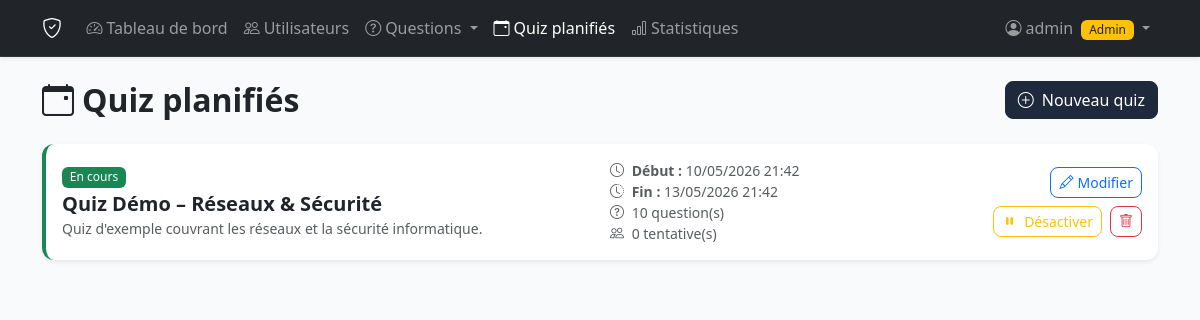
Screenshot of /admin/quizzes (signed in) with the database file from the repository.
### models.py (models this page shows, shortened)
class User(UserMixin, db.Model):
    __tablename__ = 'users'
    id = db.Column(db.Integer, primary_key=True)
    username = db.Column(db.String(80), unique=True, nullable=False)
    email = db.Column(db.String(120), unique=True, nullable=False)
    password_hash = db.Column(db.String(255), nullable=False)
    role = db.Column(db.String(20), default='student', nullable=False)
    is_active = db.Column(db.Boolean, default=True, nullable=False)
    created_at = db.Column(db.DateTime, default=datetime.utcnow)
    totp_secret = db.Column(db.String(32), nullable=True)
    totp_enabled = db.Column(db.Boolean, default=False, nullable=False)
    sessions = db.relationship('QcmSession', backref='user', lazy=True, cascade='all, delete-orphan')
    cheat_logs = db.relationship('CheatLog', backref='user', lazy=True, cascade='all, delete-orphan')
    @property
    def is_admin(self):
        return self.role == 'admin'

class ScheduledQuiz(db.Model):
    __tablename__ = 'scheduled_quizzes'
    id = db.Column(db.Integer, primary_key=True)
    name = db.Column(db.String(100), nullable=False)
    description = db.Column(db.Text)
    start_time = db.Column(db.DateTime, nullable=False)
    end_time = db.Column(db.DateTime, nullable=False)
    question_count = db.Column(db.Integer, default=10)
    category_filter = db.Column(db.String(50))   # None = toutes catégories
    difficulty_filter = db.Column(db.String(20)) # None = toutes difficultés
    is_active = db.Column(db.Boolean, default=True)
    created_at = db.Column(db.DateTime, default=datetime.utcnow)
    sessions = db.relationship('QcmSession', backref='scheduled_quiz', lazy=True)
    @property
    def status(self):
        now = datetime.utcnow()
        if not self.is_active:
            return 'inactive'
        if now < self.start_time:
            return 'upcoming'
        if now > self.end_time:
            return 'expired'
        return 'active'

### routes/admin.py (the view)
@admin_bp.route('/quizzes')
@login_required
@admin_required
def quizzes():
    now = datetime.utcnow()
    all_quizzes = ScheduledQuiz.query.order_by(ScheduledQuiz.start_time.desc()).all()
    return render_template('admin/quizzes.html', quizzes=all_quizzes, now=now)

### routes/admin.py (called while the page is built)
def admin_required(f):
    from functools import wraps
    @wraps(f)
    def decorated(*args, **kwargs):
        if not current_user.is_authenticated or not current_user.is_admin:
            abort(403)
        return f(*args, **kwargs)
    return decorated

### templates/admin/quizzes.html (shortened to what this page needs)
{% extends 'base.html' %}
{% block content %}
<div class="d-flex justify-content-between align-items-center mb-4">
    <h2 class="fw-bold mb-0"><i class="bi bi-calendar-event me-2"></i>Quiz planifiés</h2>
    <a href="{{ url_for('admin.new_quiz') }}" class="btn btn-dark">
        <i class="bi bi-plus-circle me-2"></i>Nouveau quiz
    </a>
</div>
{% if quizzes %}
<div class="row g-3">
    {% for quiz in quizzes %}
    {% set status = quiz.status %}
    <div class="col-12">
        <div class="card border-0 shadow-sm
            {% if status == 'active' %}border-start border-success border-4
            {% elif status == 'upcoming' %}border-start border-primary border-4
            {% elif status == 'expired' %}border-start border-secondary border-4
            {% else %}border-start border-danger border-4{% endif %}">
            <div class="card-body">
                <div class="row align-items-center g-3">
                    <div class="col-md-6">
                        <div class="d-flex align-items-center gap-3">
                            <div>
                                {% if status == 'active' %}
                                <span class="badge bg-success mb-1">En cours</span>
                                {% elif status == 'upcoming' %}
                                <span class="badge bg-primary mb-1">À venir</span>
                                {% elif status == 'expired' %}
                                <span class="badge bg-secondary mb-1">Terminé</span>
                                {% else %}
                                <span class="badge bg-danger mb-1">Inactif</span>
                                {% endif %}
                                <h5 class="fw-bold mb-0">{{ quiz.name }}</h5>
                                {% if quiz.description %}
                                <small class="text-muted">{{ quiz.description }}</small>
                                {% endif %}
                            </div>
                        </div>
                    </div>
                    <div class="col-md-4">
                        <div class="small text-muted">
                            <div><i class="bi bi-clock me-1"></i>
                                <strong>Début :</strong>
                                {{ quiz.start_time.strftime('%d/%m/%Y %H:%M') }}
                            </div>
                            <div><i class="bi bi-clock-history me-1"></i>
                                <strong>Fin :</strong>
                                {{ quiz.end_time.strftime('%d/%m/%Y %H:%M') }}
                            </div>
                            <div><i class="bi bi-question-circle me-1"></i>
                                {{ quiz.question_count }} question(s)
                            </div>
                            <div><i class="bi bi-people me-1"></i>
                                {{ quiz.sessions | selectattr('is_completed') | list | length }} tentative(s)
                            </div>
                        </div>
                    </div>
                    <div class="col-md-2 d-flex gap-2 justify-content-md-end flex-wrap">
                        <a href="{{ url_for('admin.edit_quiz', quiz_id=quiz.id) }}"
                           class="btn btn-sm btn-outline-primary">
                            <i class="bi bi-pencil me-1"></i>Modifier
                        </a>
                        <form method="POST" action="{{ url_for('admin.toggle_quiz', quiz_id=quiz.id) }}">
                            <button type="submit" class="btn btn-sm
                                {% if quiz.is_active %}btn-outline-warning{% else %}btn-outline-success{% endif %}">
                                <i class="bi bi-{% if quiz.is_active %}pause{% else %}play{% endif %}-fill me-1"></i>
                                {% if quiz.is_active %}Désactiver{% else %}Activer{% endif %}
                            </button>
                        </form>
                        <form method="POST" action="{{ url_for('admin.delete_quiz', quiz_id=quiz.id) }}"
                              onsubmit="return confirm('Supprimer ce quiz ?')">
                            <button type="submit" class="btn btn-sm btn-outline-danger">
                                <i class="bi bi-trash"></i>
                            </button>
                        </form>
                    </div>
                </div>
            </div>
        </div>
    </div>
    {% endfor %}
</div>
{% endif %}
{% endblock %}

### templates/base.html (shortened to what this page needs)
<!DOCTYPE html>
<html lang="fr">
<head>
    <link href="https://cdn.jsdelivr.net/npm/bootstrap@5.3.2/dist/css/bootstrap.min.css" rel="stylesheet">
    <link href="https://cdn.jsdelivr.net/npm/bootstrap-icons@1.11.3/font/bootstrap-icons.min.css" rel="stylesheet">
    <link rel="stylesheet" href="{{ url_for('static', filename='css/style.css') }}">
</head>
<body class="{% block body_class %}{% endblock %}">
{% if not hide_navbar %}
<nav class="navbar navbar-expand-lg navbar-dark bg-dark shadow-sm">
    <div class="container">
        <a class="navbar-brand" href="{{ url_for('student.index') }}">
            <i class="bi bi-shield-check fs-5"></i>
        </a>
        <div class="collapse navbar-collapse" id="navMenu">
            {% if current_user.is_authenticated %}
            <ul class="navbar-nav me-auto">
                {% if current_user.is_admin %}
                <li class="nav-item">
                    <a class="nav-link {% if request.endpoint == 'admin.dashboard' %}active{% endif %}"
                       href="{{ url_for('admin.dashboard') }}">
                        <i class="bi bi-speedometer2 me-1"></i>Tableau de bord
                    </a>
                </li>
                <li class="nav-item">
                    <a class="nav-link {% if request.endpoint == 'admin.users' %}active{% endif %}"
                       href="{{ url_for('admin.users') }}">
                        <i class="bi bi-people me-1"></i>Utilisateurs
                    </a>
                </li>
                <li class="nav-item dropdown">
                    <a class="nav-link dropdown-toggle {% if request.endpoint in ['admin.questions','admin.new_question','admin.edit_question','admin.import_questions'] %}active{% endif %}"
                       href="#" data-bs-toggle="dropdown">
                        <i class="bi bi-question-circle me-1"></i>Questions
                    </a>
                </li>
                <li class="nav-item">
                    <a class="nav-link {% if 'admin.quiz' in (request.endpoint or '') %}active{% endif %}"
                       href="{{ url_for('admin.quizzes') }}">
                        <i class="bi bi-calendar-event me-1"></i>Quiz planifiés
                    </a>
                </li>
                <li class="nav-item">
                    <a class="nav-link {% if request.endpoint == 'admin.stats' %}active{% endif %}"
                       href="{{ url_for('admin.stats') }}">
                        <i class="bi bi-bar-chart me-1"></i>Statistiques
                    </a>
                </li>
                {% endif %}
            </ul>
            <ul class="navbar-nav">
                <li class="nav-item dropdown">
                    <a class="nav-link dropdown-toggle" href="#" data-bs-toggle="dropdown">
                        <i class="bi bi-person-circle me-1"></i>{{ current_user.username }}
                        {% if current_user.is_admin %}
                        <span class="badge bg-warning text-dark ms-1">Admin</span>
                        {% endif %}
                    </a>
                </li>
            </ul>
            {% endif %}
        </div>
    </div>
</nav>
{% endif %}
<main class="{% block main_class %}container py-4{% endblock %}">
    {% block content %}{% endblock %}
</main>
</body>
</html>

### static/css/style.css (style rules this page uses)
:root { --qcm-dark: #0f172a; --qcm-card: #1e293b; --qcm-border: #334155; --qcm-accent: #6366f1; --qcm-success: #22c55e; --qcm-danger: #ef4444; }
body { font-family: 'Segoe UI', system-ui, -apple-system, sans-serif; background-color: #f8fafc; }
.navbar { border-bottom: 1px solid rgba(255,255,255,.08); }
.navbar-brand { font-size: 1.15rem; letter-spacing: .02em; }
.card { border-radius: 12px; }
.btn { border-radius: 8px; font-weight: 500; }
.btn-dark { background-color: #1e293b; border-color: #1e293b; }
.badge { border-radius: 6px; font-weight: 500; }

### rows the page displays
User: username "admin"
ScheduledQuiz: name "Quiz Démo – Réseaux & Sécurité", description "Quiz d'exemple couvrant les réseaux et la sécurité informatique.", start_time "10/05/2026 21:42", end_time "13/05/2026 21:42", question_count "10", sessions|selectattr "0", is_active True (drawn)
